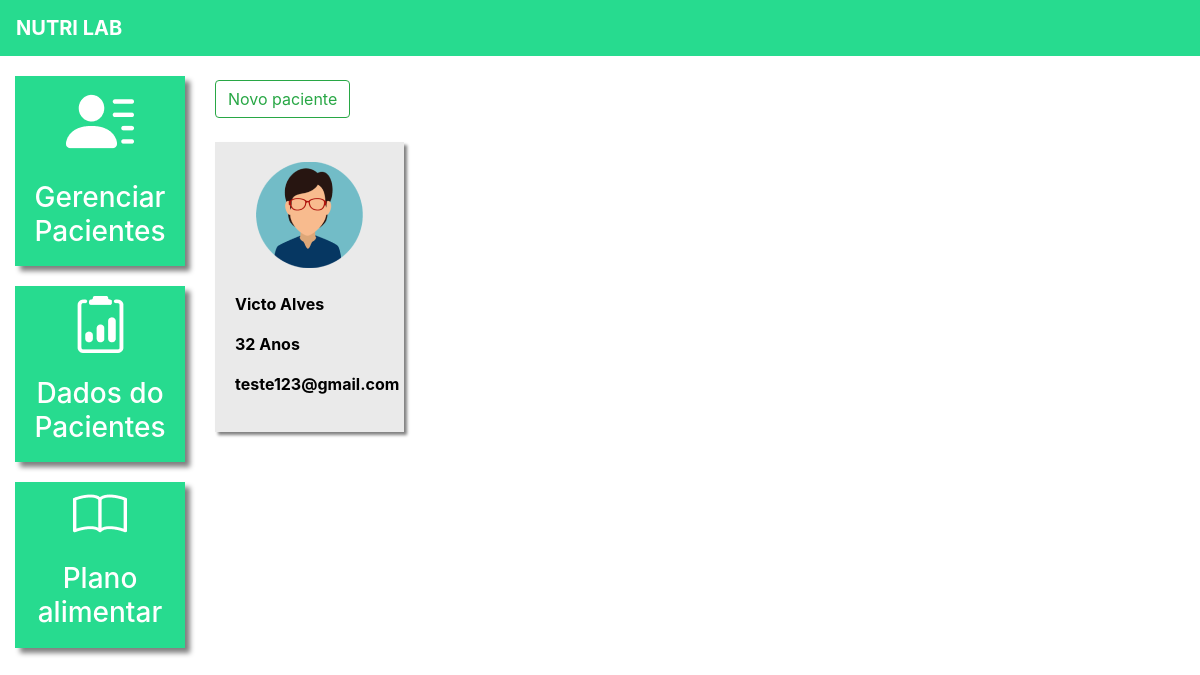
/pacientes/ (signed in), run on the app's committed database.
### plataforma/models.py (models this page shows, shortened)
class Pacientes(models.Model):
    choices_sexo = (('F', 'Feminino'),
                    ('M', 'Masculino'))
    nome = models.CharField(max_length=50)
    sexo = models.CharField(max_length=1, choices=choices_sexo)
    idade = models.IntegerField()
    email = models.EmailField()
    telefone = models.CharField(max_length=19)
    nutri = models.ForeignKey(User, on_delete=models.CASCADE)

### plataforma/views.py (the view, shortened to what this page needs)
# urls.py: path('pacientes/', views.pacientes, name="pacientes"),
@login_required(login_url='/auth/logar')
def pacientes(request):
    if request.method == "GET":
        pacientes = Pacientes.objects.filter(nutri=request.user)
        return render(request, 'pacientes.html', {"pacientes": pacientes})

### plataforma/templates/pacientes.html (shortened to what this page needs)
{% extends 'base_plataforma.html' %}
{% load static %}
{% block 'plataforma' %}
<br>
<button type="button" class="btn btn-outline-success" data-toggle="modal" data-target="#modal">
  Novo paciente
</button>
<br>
<br>
<div  class="row">
    {% for paciente in pacientes%}
        <div class="col-md-4">
            <a href="{% url 'dados_paciente' paciente.id %}" class="link-hover">
                <div class="card-paciente">
                    <div class="foto-perfil">
                        {% if paciente.sexo == "M"%}
                        <img src="{% static 'plataforma/img/perfil2.png' %}">
                    {% else %}
                        <img src="{% static 'plataforma/img/perfil1.png' %}">
                    {% endif %}
                </div>
                <br>
                <p class="dados">{{paciente.nome}}</p>
                <p class="dados">{{paciente.idade}} Anos</p>
                <p class="dados">{{paciente.email}}</p>
                </div>
            </a>
        </div>
    {% endfor %}
</div>
{% endblock %}

### templates/static/plataforma/css/plataforma.css (style rules this page uses)
.card-paciente { background-color: #EAEAEA; width: 80%; box-shadow: 3px 3px 3px gray; padding: 20px; color: black; margin-bottom: 20px; }
.foto-perfil { text-align: center; }
.dados { font-weight: bold; }

### data on the page
Pacientes: nome "Victo Alves", idade "32", email "teste123@gmail.com"
